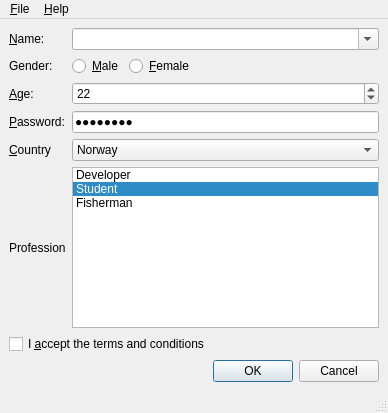
<?xml version="1.0" encoding="UTF-8"?>
<ui version="4.0">
 <class>MainWindow</class>
 <widget class="QMainWindow" name="MainWindow">
  <property name="geometry">
   <rect>
    <x>0</x>
    <y>0</y>
    <width>388</width>
    <height>413</height>
   </rect>
  </property>
  <property name="windowTitle">
   <string>MainWindow</string>
  </property>
  <widget class="QWidget" name="centralwidget">
   <layout class="QGridLayout">
    <property name="margin" stdset="0">
     <number>9</number>
    </property>
    <property name="spacing">
     <number>6</number>
    </property>
    <item row="0" column="0">
     <widget class="QLabel" name="nameLabel">
      <property name="text">
       <string>&amp;Name:</string>
      </property>
      <property name="buddy">
       <cstring>nameCombo</cstring>
      </property>
     </widget>
    </item>
    <item row="0" column="1" colspan="3">
     <widget class="QComboBox" name="nameCombo">
      <property name="toolTip">
       <string>Specify your name</string>
      </property>
      <property name="editable">
       <bool>true</bool>
      </property>
      <property name="currentIndex">
       <number>-1</number>
      </property>
      <item>
       <property name="text">
        <string>Girish</string>
       </property>
      </item>
      <item>
       <property name="text">
        <string>Jasmin</string>
       </property>
      </item>
      <item>
       <property name="text">
        <string>Simon</string>
       </property>
      </item>
      <item>
       <property name="text">
        <string>Zack</string>
       </property>
      </item>
     </widget>
    </item>
    <item row="1" column="3">
     <spacer>
      <property name="orientation">
       <enum>Qt::Orientation::Horizontal</enum>
      </property>
      <property name="sizeHint" stdset="0">
       <size>
        <width>40</width>
        <height>20</height>
       </size>
      </property>
     </spacer>
    </item>
    <item row="1" column="2">
     <widget class="QRadioButton" name="femaleRadioButton">
      <property name="toolTip">
       <string>Check this if you are female</string>
      </property>
      <property name="text">
       <string>&amp;Female</string>
      </property>
     </widget>
    </item>
    <item row="6" column="0" colspan="4">
     <widget class="QCheckBox" name="agreeCheckBox">
      <property name="toolTip">
       <string>Please read the license before checking this</string>
      </property>
      <property name="text">
       <string>I &amp;accept the terms and conditions</string>
      </property>
     </widget>
    </item>
    <item row="1" column="1">
     <widget class="QRadioButton" name="maleRadioButton">
      <property name="toolTip">
       <string>Check this if you are male</string>
      </property>
      <property name="text">
       <string>&amp;Male</string>
      </property>
     </widget>
    </item>
    <item row="1" column="0">
     <widget class="QLabel" name="genderLabel">
      <property name="text">
       <string>Gender:</string>
      </property>
     </widget>
    </item>
    <item row="2" column="1" colspan="3">
     <widget class="QSpinBox" name="ageSpinBox">
      <property name="toolTip">
       <string>Specify your age</string>
      </property>
      <property name="statusTip">
       <string>Specify your age here</string>
      </property>
      <property name="minimum">
       <number>12</number>
      </property>
      <property name="value">
       <number>22</number>
      </property>
     </widget>
    </item>
    <item row="7" column="2" colspan="2">
     <widget class="QDialogButtonBox" name="buttonBox">
      <property name="orientation">
       <enum>Qt::Orientation::Horizontal</enum>
      </property>
      <property name="standardButtons">
       <set>QDialogButtonBox::StandardButton::Cancel|QDialogButtonBox::StandardButton::Ok</set>
      </property>
     </widget>
    </item>
    <item row="2" column="0">
     <widget class="QLabel" name="ageLabel">
      <property name="text">
       <string>&amp;Age:</string>
      </property>
      <property name="buddy">
       <cstring>ageSpinBox</cstring>
      </property>
     </widget>
    </item>
    <item row="3" column="0">
     <widget class="QLabel" name="passwordLabel">
      <property name="text">
       <string>&amp;Password:</string>
      </property>
      <property name="buddy">
       <cstring>passwordEdit</cstring>
      </property>
     </widget>
    </item>
    <item row="3" column="1" colspan="3">
     <widget class="QLineEdit" name="passwordEdit">
      <property name="toolTip">
       <string>Specify your password</string>
      </property>
      <property name="statusTip">
       <string>Specify your password here</string>
      </property>
      <property name="text">
       <string>Password</string>
      </property>
      <property name="echoMode">
       <enum>QLineEdit::EchoMode::Password</enum>
      </property>
     </widget>
    </item>
    <item row="5" column="0">
     <widget class="QLabel" name="label">
      <property name="text">
       <string>Profession</string>
      </property>
      <property name="buddy">
       <cstring>professionList</cstring>
      </property>
     </widget>
    </item>
    <item row="4" column="0">
     <widget class="QLabel" name="countryLabel">
      <property name="text">
       <string>&amp;Country</string>
      </property>
      <property name="buddy">
       <cstring>professionList</cstring>
      </property>
     </widget>
    </item>
    <item row="5" column="1" colspan="3">
     <widget class="QListWidget" name="professionList">
      <property name="toolTip">
       <string>Select your profession</string>
      </property>
      <property name="statusTip">
       <string>Select your profession</string>
      </property>
      <property name="whatsThis">
       <string>Select your profession</string>
      </property>
      <property name="currentRow">
       <number>1</number>
      </property>
      <item>
       <property name="text">
        <string>Developer</string>
       </property>
      </item>
      <item>
       <property name="text">
        <string>Student</string>
       </property>
      </item>
      <item>
       <property name="text">
        <string>Fisherman</string>
       </property>
      </item>
     </widget>
    </item>
    <item row="4" column="1" colspan="3">
     <widget class="QComboBox" name="countryCombo">
      <property name="toolTip">
       <string>Specify your country</string>
      </property>
      <property name="statusTip">
       <string>Specify your country here</string>
      </property>
      <property name="currentIndex">
       <number>2</number>
      </property>
      <item>
       <property name="text">
        <string>Germany</string>
       </property>
      </item>
      <item>
       <property name="text">
        <string>India</string>
       </property>
      </item>
      <item>
       <property name="text">
        <string>Norway</string>
       </property>
      </item>
      <item>
       <property name="text">
        <string>United States Of America</string>
       </property>
      </item>
      <item>
       <property name="text">
        <string>United Kingdom</string>
       </property>
      </item>
     </widget>
    </item>
   </layout>
  </widget>
  <widget class="QMenuBar" name="menubar">
   <property name="geometry">
    <rect>
     <x>0</x>
     <y>0</y>
     <width>388</width>
     <height>26</height>
    </rect>
   </property>
   <widget class="QMenu" name="menu_File">
    <property name="title">
     <string>&amp;File</string>
    </property>
    <addaction name="editStyleAction"/>
    <addaction name="separator"/>
    <addaction name="exitAction"/>
   </widget>
   <widget class="QMenu" name="menu_Help">
    <property name="title">
     <string>&amp;Help</string>
    </property>
    <addaction name="aboutAction"/>
    <addaction name="separator"/>
    <addaction name="aboutQtAction"/>
   </widget>
   <addaction name="menu_File"/>
   <addaction name="menu_Help"/>
  </widget>
  <widget class="QStatusBar" name="statusbar"/>
  <action name="exitAction">
   <property name="text">
    <string>&amp;Exit</string>
   </property>
  </action>
  <action name="aboutQtAction">
   <property name="text">
    <string>About Qt</string>
   </property>
  </action>
  <action name="editStyleAction">
   <property name="text">
    <string>Edit &amp;Style</string>
   </property>
  </action>
  <action name="aboutAction">
   <property name="text">
    <string>About</string>
   </property>
  </action>
 </widget>
 <tabstops>
  <tabstop>maleRadioButton</tabstop>
  <tabstop>femaleRadioButton</tabstop>
  <tabstop>ageSpinBox</tabstop>
  <tabstop>passwordEdit</tabstop>
  <tabstop>professionList</tabstop>
  <tabstop>agreeCheckBox</tabstop>
 </tabstops>
 <resources/>
 <connections/>
</ui>
